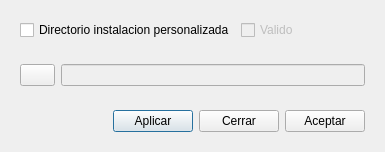
<?xml version="1.0" encoding="UTF-8"?>
<ui version="4.0">
    <class>Dialog</class>
    <widget class="QDialog" name="Dialog">
        <property name="geometry">
            <rect>
                <x>0</x>
                <y>0</y>
                <width>385</width>
                <height>124</height>
            </rect>
        </property>
        <property name="windowTitle">
            <string>Dialog</string>
        </property>
        <property name="windowIcon">
            <iconset resource="fatcow.qrc">
                <normaloff>:/Iconos/Icons/fatcow/Principal.png</normaloff>:/Iconos/Icons/fatcow/Principal.png
            </iconset>
        </property>
        <layout class="QGridLayout" name="gridLayout">
            <item row="2" column="0">
                <widget class="QWidget" name="WidgetBotones" native="true">
                    <layout class="QHBoxLayout" name="horizontalLayout_2">
                        <item>
                            <widget class="QLabel" name="label">
                                <property name="text">
                                    <string/>
                                </property>
                            </widget>
                        </item>
                        <item>
                            <spacer name="horizontalSpacer">
                                <property name="orientation">
                                    <enum>Qt::Horizontal</enum>
                                </property>
                                <property name="sizeHint" stdset="0">
                                    <size>
                                        <width>40</width>
                                        <height>20</height>
                                    </size>
                                </property>
                            </spacer>
                        </item>
                        <item>
                            <widget class="QPushButton" name="pushButtonAplicar">
                                <property name="text">
                                    <string>Aplicar</string>
                                </property>
                                <property name="icon">
                                    <iconset resource="fatcow.qrc">
                                        <normaloff>:/Iconos/Icons/fatcow/accept_button.png</normaloff>
                                        :/Iconos/Icons/fatcow/accept_button.png
                                    </iconset>
                                </property>
                            </widget>
                        </item>
                        <item>
                            <widget class="QPushButton" name="pushButtonCerrar">
                                <property name="text">
                                    <string>Cerrar</string>
                                </property>
                                <property name="icon">
                                    <iconset resource="fatcow.qrc">
                                        <normaloff>:/Iconos/Icons/fatcow/cancel.png</normaloff>
                                        :/Iconos/Icons/fatcow/cancel.png
                                    </iconset>
                                </property>
                            </widget>
                        </item>
                        <item>
                            <widget class="QPushButton" name="pushButtonAceptar">
                                <property name="text">
                                    <string>Aceptar</string>
                                </property>
                                <property name="icon">
                                    <iconset resource="fatcow.qrc">
                                        <normaloff>:/Iconos/Icons/fatcow/file_save_as.png</normaloff>
                                        :/Iconos/Icons/fatcow/file_save_as.png
                                    </iconset>
                                </property>
                            </widget>
                        </item>
                    </layout>
                </widget>
            </item>
            <item row="1" column="0">
                <widget class="QWidget" name="Widget1" native="true">
                    <layout class="QHBoxLayout" name="horizontalLayout">
                        <item>
                            <widget class="QPushButton" name="pushButtonRuta">
                                <property name="maximumSize">
                                    <size>
                                        <width>35</width>
                                        <height>16777215</height>
                                    </size>
                                </property>
                                <property name="text">
                                    <string/>
                                </property>
                                <property name="icon">
                                    <iconset resource="fatcow.qrc">
                                        <normaloff>:/Iconos/Icons/fatcow/folder_search.png</normaloff>
                                        :/Iconos/Icons/fatcow/folder_search.png
                                    </iconset>
                                </property>
                            </widget>
                        </item>
                        <item>
                            <widget class="QLineEdit" name="lineRuta">
                                <property name="enabled">
                                    <bool>false</bool>
                                </property>
                            </widget>
                        </item>
                    </layout>
                </widget>
            </item>
            <item row="0" column="0">
                <widget class="QWidget" name="WidgetDir" native="true">
                    <layout class="QHBoxLayout" name="horizontalLayout_3">
                        <item>
                            <widget class="QCheckBox" name="checkBoxSync">
                                <property name="text">
                                    <string>Directorio instalacion personalizada</string>
                                </property>
                            </widget>
                        </item>
                        <item>
                            <widget class="QCheckBox" name="checkBoxValido">
                                <property name="enabled">
                                    <bool>false</bool>
                                </property>
                                <property name="text">
                                    <string>Valido</string>
                                </property>
                            </widget>
                        </item>
                    </layout>
                </widget>
            </item>
        </layout>
    </widget>
    <tabstops>
        <tabstop>checkBoxSync</tabstop>
        <tabstop>pushButtonRuta</tabstop>
        <tabstop>lineRuta</tabstop>
        <tabstop>pushButtonAplicar</tabstop>
        <tabstop>pushButtonCerrar</tabstop>
        <tabstop>pushButtonAceptar</tabstop>
        <tabstop>checkBoxValido</tabstop>
    </tabstops>
    <resources>
        <include location="fatcow.qrc"/>
    </resources>
    <connections/>
</ui>
